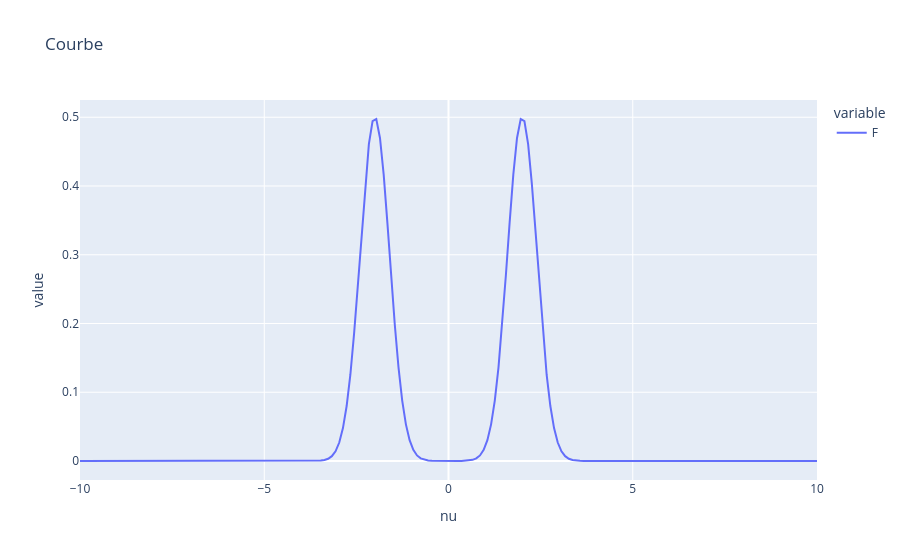

Source (notebook cell):
### Code cell
#on a trouvé IRL la transfo de fourier de F
nu = np.linspace(-10,10,200)

F =  (1/2 )*(np.exp(-np.pi*((nu-2)**2)) + np.exp(-np.pi*((nu+2)**2)))

df = pd.DataFrame({"nu":nu,"F":F})
fig = px.line(df, x="nu", y=["F"], title = "Courbe")
fig.show()

### Figure 1 — Plotly figure (JSON) as saved in the notebook; plotly's stock layout.template omitted (floating-point values rounded to 4 significant figures; data arrays with more than 128 entries replaced by an {"elided": "..."} marker saying what was removed)
{"data": [{"hovertemplate": "variable=F<br>nu=%{x}<br>value=%{y}<extra></extra>", "legendgroup": "F", "line": {"color": "#636efa", "dash": "solid"}, "marker": {"symbol": "circle"}, "mode": "lines", "name": "F", "orientation": "v", "showlegend": true, "type": "scatter", "x": {"elided": "200 float values"}, "xaxis": "x", "y": {"elided": "200 float values"}, "yaxis": "y"}], "layout": {"legend": {"title": {"text": "variable"}, "tracegroupgap": 0}, "title": {"text": "Courbe"}, "xaxis": {"anchor": "y", "domain": [0, 1], "title": {"text": "nu"}}, "yaxis": {"anchor": "x", "domain": [0, 1], "title": {"text": "value"}}}}
